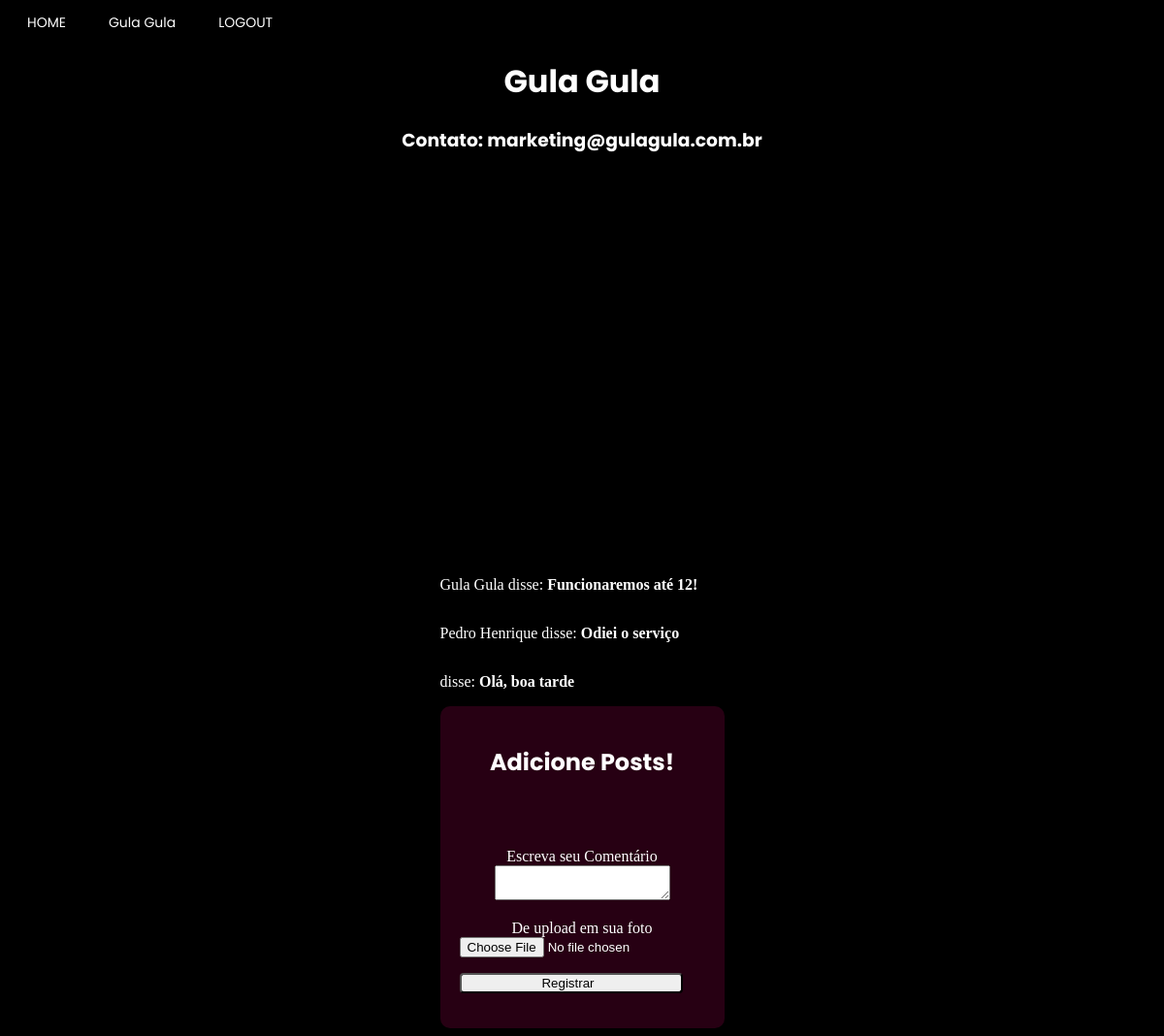
Before: /enterprise_page/Gula Gula (signed in) with the older database file.
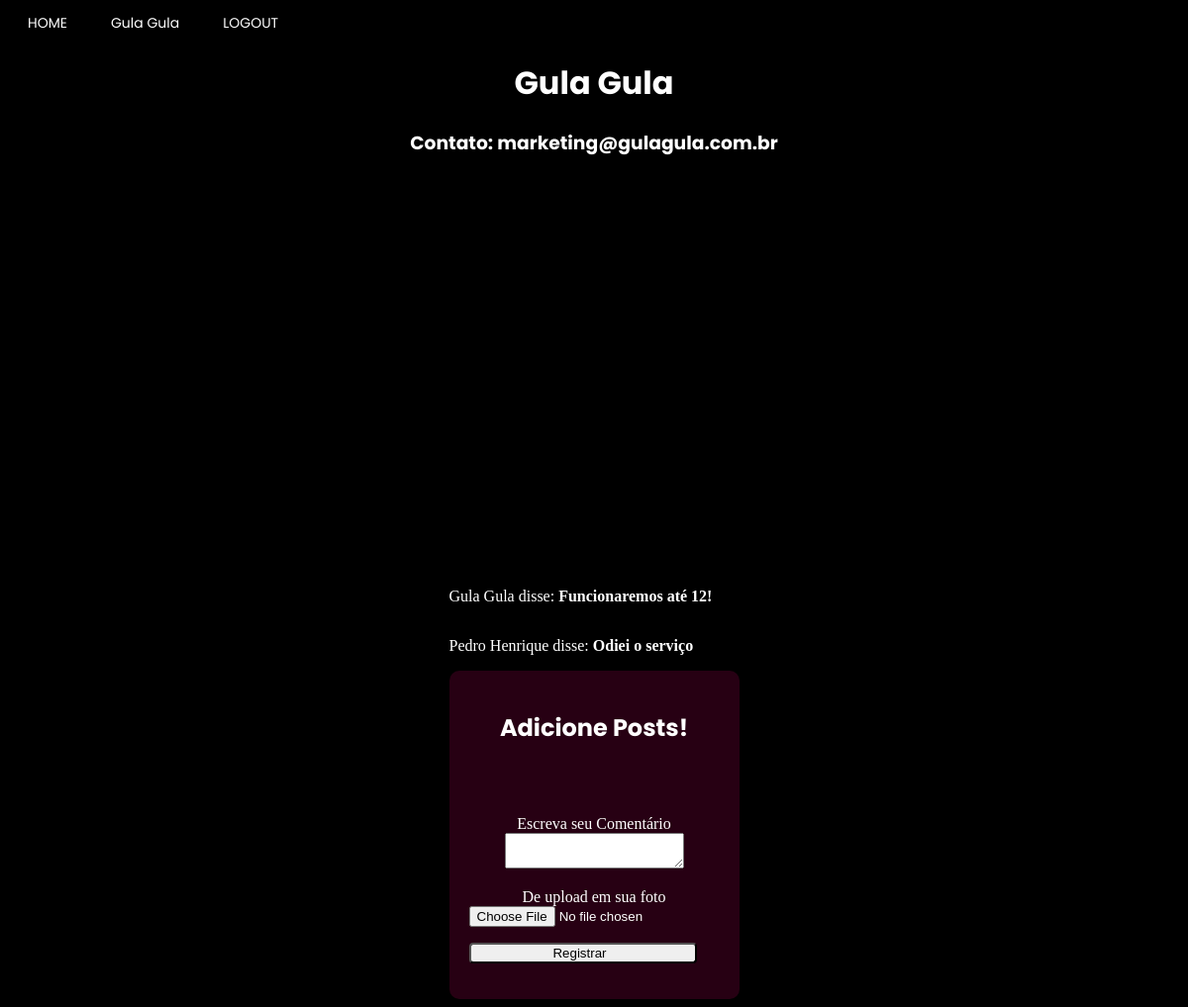
After: the same page with the newer database file.
### app/model.py (models this page shows, shortened)
class empresa(UserMixin, db.Model):
    __tablename__ = "empresa"
    id = db.Column(db.Integer,primary_key=True)
    enterprise_name = db.Column(db.String(64), index=True, unique=True)
    email = db.Column(db.String(120), index=True, unique=True)
    password_hash = db.Column(db.String(120))
    city = db.Column(db.String(120))
    latitude = db.Column(db.Float)
    longitude = db.Column(db.Float)
    district = db.Column(db.String(50))
    street = db.Column(db.String(120))
    posts = db.relationship("Post", backref="enterprise")

class Post(db.Model):
    id = db.Column(db.Integer, primary_key=True)
    body = db.Column(db.String(140))
    image = db.Column(db.String(200))
    timestamp = db.Column(db.Integer, index=True)
    empresa_id = db.Column(db.Integer, db.ForeignKey('empresa.id'))
    author_id = db.Column(db.Integer())

class usuario(UserMixin, db.Model):
    __tablename__ = "usuario"
    id = db.Column(db.Integer, primary_key=True)
    username = db.Column(db.String(64), index=True, unique=True)
    email = db.Column(db.String(120), index=True, unique=True)
    password_hash = db.Column(db.String(120))
    city = db.Column(db.String(120))
    district = db.Column(db.String(50))
    age = db.Column(db.Integer)

### app/routes.py (the view, shortened to what this page needs)
@app.route("/enterprise_page/<name>", methods=["POST", "GET"])
@login_required
def enterprise_page_specific(name):
    form = Comments()
    enterpriseS= empresa.query.filter_by(enterprise_name=name).first()
    return render_template('enterprise_page.html', title=name, css_file="enterprise_page.css",user=current_user, usuario=usuario, enterprise=empresa, posts=Post.query.filter_by(empresa_id=enterpriseS.id), form=form)

### app/forms.py
class Comments(FlaskForm):
    files = FileField("De upload em sua foto")
    text = TextAreaField("Escreva seu Comentário", validators=[DataRequired("Escreva seu comentário!")])
    submit = SubmitField("Registrar")

### app/model.py (called while the page is built)
@login.user_loader
def load_user(id):
    if usuario.query.get(int(id)):
        load = usuario.query.get(int(id))
    else:
        load = empresa.query.get(int(id))
    return load

### app/templates/enterprise_page.html (shortened to what this page needs)
{% extends "base.html" %}
{% block content %}
<h1>{{title}}</h1>
<h3>Contato: {{enterprise.query.filter_by(enterprise_name = title).first().email}}</h3>
<div id="map"></div>
<div class="alignment">
{% for post in posts%}
{% if usuario.query.filter_by(id = post.author_id).first().username %}
<div><p>{{ usuario.query.filter_by(id = post.author_id).first().username }} disse: <b>{{ post.body }}</b></p></div>
{% else %}
<div><p>{{ enterprise.query.filter_by(id = post.author_id).first().enterprise_name }} disse: <b>{{ post.body }}</b></p></div>
{% endif %}
{% endfor %}
<section class="container">
  {% if current_user.username %}
  <h1>Envie-nos seu feedback</h1><br><br>
  {% else %}
  <h1>Adicione Posts!</h1><br><br>
  {% endif %}
      <form action="{{url_for('enterprise_page_specific', name = title)}}", method='post', novalidate>
          <div class="inputs">
            <p>
                {{ form.text.label }}<br>
                {{ form.text(size=32) }}<br>
            </p>
            <p>
                {{ form.files.label }}<br>
                {{ form.files(size=32) }}<br>
            </p>
        </div>
        <p>{{ form.submit() }}</p>
      </form>
    </section>
</div>
{% endblock %}

### app/templates/base.html (shortened to what this page needs)
<!DOCTYPE html>
<html>
    <head>
        {% if css_file%}
            <link rel="stylesheet" type="text/css" href="{{ url_for('static', filename=css_file) }}">
        {% else %}
            <link rel="stylesheet" type="text/css" href="{{ url_for('static', filename='user_page.css') }}">
        {% endif %}
    </head>
    <body>
        <header class="menu">
            <a href="{{ url_for('main_page') }}" class="button">HOME</a>
            {% if user.is_authenticated %}
            {% if user.username %}
            <a href="{{ url_for('user_page')}}"class="button">{{user.username}}</a>
            {% else %}
            <a href="{{ url_for('enterprise_page_specific', name=user.enterprise_name)}}"class="button">{{user.enterprise_name}}</a>
            {% endif%}
            <a href="{{ url_for('logout') }}" class="button">LOGOUT</a>
            {% else %}
            <a href="{{ url_for('enterprise_register_page') }}" class="button">SEJA UM ANUNCIANTE</a>
            <a href="{{ url_for('user_register_page') }}" class="button">REGISTRO</a>
            <a href="{{ url_for('login_page') }}" class="button">LOGIN</a>
            {% endif %}
        </header>
        {% block content %}{% endblock %}
    </body>
</html>

Changed rows visible on the page:
removed Post: body "Olá, boa tarde"
